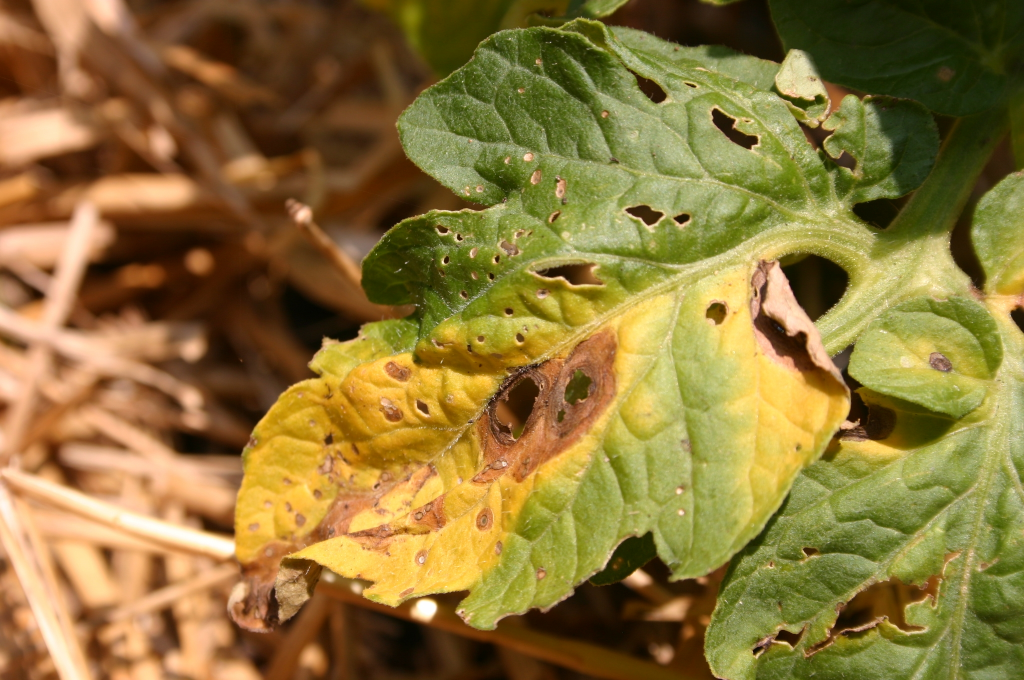
#> input picture sample_data/tomato-early-blight-11.jpg, 2048 x 1360 px (shown at 1/2 size)
$ jupyter execute slic.ipynb
#> lines starting #> are read from the running program, lines starting #| are printed output that depends on the picture; after the words box and inside, x2 and y2 are one past the last pixel; in counts of white or black regions, pixels touching at a corner belong together
[cell 1]
path = 'sample_data/tomato-early-blight-11.jpg'

SLIC SEGMENTATION

[cell 2]
# import the necessary packages
from skimage.segmentation import slic
from skimage.segmentation import mark_boundaries
from skimage.util import img_as_float
from skimage import io,color
import matplotlib.pyplot as plt
import cv2
import numpy as np

# load the image and convert it to a floating point data type
# path = 'dataset/train/Leaf_Mold/0adab1d4-5696-4cd8-8453-3931b70e856d___Crnl_L.Mold 8689.JPG'
# path = 'dataset/train/healthy/000146ff-92a4-4db6-90ad-8fce2ae4fddd___GH_HL Leaf 259.1.JPG'
# image = img_as_float(io.imread(path))
image = cv2.imread(path)
#> image is the input picture: shape (1360, 2048, 3); mean B, G, R 58.1, 118.1, 141.8
image = cv2.resize(image, (180,180))
#> image: shape (180, 180, 3)

numSegments = 300
segments = slic(image, n_segments = numSegments, sigma = 10, compactness=10)
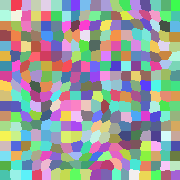
#> segments: shape (180, 180) int64; 324 distinct labels, from 1 to 324; one colour per label, 0 black
fig = plt.figure("Superpixels -- %d segments" % (numSegments))

fig, axs = plt.subplots(1, 6, figsize=(30,15))
# [6 lines of commented-out code are left out]
print(segments.shape)
#| (180, 180)

# convert all superpixels to mean color
out = color.label2rgb(segments, image, kind='avg')
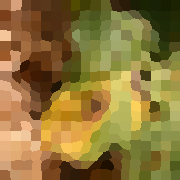
#> out: shape (180, 180, 3); mean B, G, R 57.4, 117.4, 141.1
# ax = fig.add_subplot(, 2, 2)
axs[0].imshow(out)

gray = cv2.cvtColor(out, cv2.COLOR_BGR2GRAY)
axs[1].imshow(gray, cmap='gray')

# contrast optimization
histeq = cv2.equalizeHist(gray)
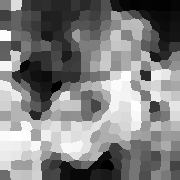
#> histeq: shape (180, 180); min 0, max 255, mean 128.1
axs[2].imshow(histeq, cmap='gray')

clahe = cv2.createCLAHE(clipLimit=10.0, tileGridSize=(8,8))
gray = clahe.apply(gray)
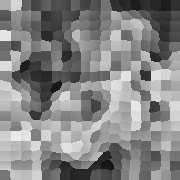
#> gray: shape (180, 180); min 19, max 234, mean 132.4
axs[3].imshow(gray, cmap='gray')

binary = cv2.inRange(gray, 0, 255)
#> binary: shape (180, 180); every value is 255
# contours, _ = cv2.findContours(binary, cv2.RETR_EXTERNAL, cv2.CHAIN_APPROX_SIMPLE)
# contours = cv2.drawContours(gray, contours, -1, (0, 255, 0), 3)
# print(contours.shape)

ret, thresh = cv2.threshold(gray, 0, 255, cv2.THRESH_OTSU)
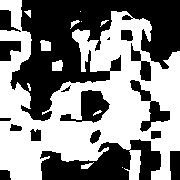
#> thresh: shape (180, 180); 52.1% white; 17 black regions (1 under 20 px), largest, box (x1, y1, x2, y2) and area: (10, 0, 180, 121) 9413, (40, 139, 161, 180) 2956, (60, 90, 110, 123) 780
#> ret = 130
axs[4].imshow(thresh)
final = cv2.bitwise_and(image, image, mask=thresh)
axs[5].imshow(cv2.cvtColor(final, cv2.COLOR_BGR2RGB))


plt.show()
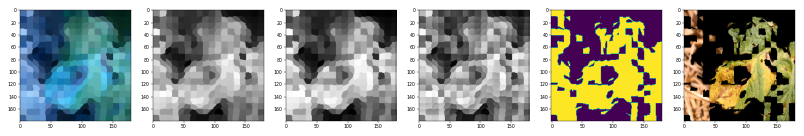
#> figure drawn by matplotlib, 6 panels; B, G, R data is drawn as R, G, B

MEAN SHIFT ON RESULT

[cell 3]
import cv2
import numpy as np
import matplotlib.pyplot as plt
from PIL import Image, ImageFilter

img = final.copy()
# final1 = cv2.bitwise_and(img, img, mask=mask1_opening)
final1 = img

fig, axs = plt.subplots(2, 5, figsize=(30,15))
fig.suptitle(path, size='xx-large')
# plt.subplot(1, 9, 1), plt.imshow(cv2.cvtColor(img, cv2.COLOR_BGR2RGB)), plt.title("Original")
axs[0][0].imshow(cv2.cvtColor(image, cv2.COLOR_BGR2RGB))
axs[0][0].set_title('Original')
# plt.subplot(1, 9, 5), plt.imshow(cv2.cvtColor(final1, cv2.COLOR_BGR2RGB), ), plt.title("Final1")
axs[0][1].imshow(cv2.cvtColor(final1, cv2.COLOR_BGR2RGB))
axs[0][1].set_title('final1')


# MEAN SHIFT ---------------------------------------------------------------------------------------------------
from sklearn.cluster import MeanShift, estimate_bandwidth
# plt.imshow(mask1)
# saving the image shape
shape = final1.shape
#> shape = (180, 180, 3)
# reshaping image
reshape_img = np.reshape(final1, [-1, 3])
bandwidth = estimate_bandwidth(reshape_img, quantile=0.1, n_samples=100)
#> bandwidth = 24.4
bandwidth
msc = MeanShift(bandwidth=bandwidth, bin_seeding=True)
msc.fit(reshape_img)
print("shape of labels : %d" % msc.labels_.shape)
#| shape of labels : 32400
print( msc.cluster_centers_.shape)
#| (11, 3)
print("number of estimated clusters : %d" % len(np.unique(msc.labels_)))
#| number of estimated clusters : 11
labels = msc.labels_
result_image = np.reshape(labels, shape[:2])
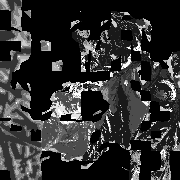
#> result_image: shape (180, 180) int64; min 0, max 10, mean 1.87; drawn with min black and max white
clusters = result_image.copy()
_, result_image = cv2.threshold(result_image.astype(np.uint8), 0, 255, cv2.THRESH_BINARY)
#> result_image: shape (180, 180); 52% white; 19 black regions (3 under 20 px), largest, box (x1, y1, x2, y2) and area: (10, 0, 180, 121) 9431, (40, 139, 161, 180) 2956, (60, 90, 110, 123) 780

# plt.subplot(1, 9, 6), plt.imshow(clusters), plt.title("Mean Shift")
axs[1][0].imshow(clusters)
axs[1][0].set_title('Mean Shift')
mask = cv2.inRange(clusters.astype(np.uint8), len(np.unique(msc.labels_))/4, len(np.unique(msc.labels_)))
#> mask: shape (180, 180); 29.1% white; 188 white regions (142 under 20 px), largest, box (x1, y1, x2, y2) and area: (2, 76, 118, 180) 4568, (120, 75, 151, 140) 720, (6, 0, 32, 49) 499
final = cv2.erode(mask, np.ones((9,9), np.uint8), iterations = 1)
#> final: shape (180, 180); 1.4% white; 14 white regions (9 under 20 px), largest, box (x1, y1, x2, y2) and area: (43, 123, 61, 147) 154, (56, 97, 63, 114) 99, (135, 103, 145, 119) 82, (82, 127, 91, 134) 28, (0, 72, 5, 78) 25
final = cv2.bitwise_and(final1, final1, mask=mask)
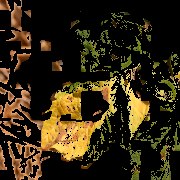
#> final: shape (180, 180, 3); mean B, G, R 17, 39.5, 50
# [10 lines of commented-out code are left out]
axs[1][1].imshow(cv2.cvtColor(final, cv2.COLOR_BGR2RGB))
axs[1][1].set_title('Mean Shift Mask')
# # plt.show()


# K MEANS ---------------------------------------------------------------------------------------------------
# Reshape image to 2D array of pixels
final1_hsv = final1.copy()
final1_hsv = cv2.cvtColor(final1, cv2.COLOR_BGR2HSV)
#> final1_hsv: shape (180, 180, 3); mean H, S, V 12.1, 76, 96.4
pixel_values = final1.reshape((-1,3))
# Convert to float32
pixel_values = np.float32(pixel_values)
# Define k (number of clusters)
k = 2
# Define criteria and perform kmeans clustering
criteria = (cv2.TERM_CRITERIA_EPS + cv2.TERM_CRITERIA_MAX_ITER, 100, 0.2) #or 10, 1.0
_, labels, centers = cv2.kmeans(pixel_values, k, None, criteria, 10, cv2.KMEANS_RANDOM_CENTERS)
#> centers = [[1.07, 4.69, 6.6], [89.5, 164.8, 191.3]]
# Convert back to 8-bit
centers = np.uint8(centers)
#> centers = [[1, 4, 6], [89, 164, 191]]
# Reshape labels to original image shape
labels = labels.reshape((img.shape[0], img.shape[1]))
#> labels: shape (180, 180) int32; values 0 (black) and 1 (white), 47.9% white; 20 white regions (14 under 20 px), largest, box (x1, y1, x2, y2) and area: (0, 0, 180, 180) 14998, (124, 150, 141, 180) 262, (40, 40, 50, 51) 81, (55, 61, 63, 71) 52, (24, 10, 31, 18) 31, (93, 110, 102, 116) 21
# Create mask for foreground and background
mask0 = (labels == 0)
mask1 = (labels == 1)
background = cv2.bitwise_and(img, img, mask=mask1.astype(np.uint8))
foreground = cv2.bitwise_and(img, img, mask=mask0.astype(np.uint8))

# plt.subplot(1, 9, 8), plt.imshow(mask0), plt.title("Mask 0")
axs[1][2].imshow(mask0)
axs[1][2].set_title('KMEANSMask0')
# plt.subplot(1, 9, 9), plt.imshow(mask1), plt.title("Mask 1")
axs[1][3].imshow(mask1)
axs[1][3].set_title('KMEANSMask1')


# COLOR THRESHOLD TO GET DISEASE --------------------------------------------------------------------------------------
leaf = final1.copy()
# remove shadows
leaf = cv2.cvtColor(img, cv2.COLOR_BGR2LAB)
#> leaf: shape (180, 180, 3); mean of channels 0, 1, 2 86.6, 128.5, 149.2
leaf_shadow_mask = cv2.inRange(leaf[:,:,0], 50*2.55, 100*2.55)
#> leaf_shadow_mask: shape (180, 180); 43% white; 50 white regions (37 under 20 px), largest, box (x1, y1, x2, y2) and area: (0, 11, 180, 180) 12904, (6, 0, 22, 25) 190, (72, 30, 89, 52) 166
leaf = cv2.bitwise_and(final1, final1, mask=leaf_shadow_mask)
# remove lesions
leaf_rgb = leaf.copy()
leaf_rgb = cv2.cvtColor(leaf_rgb, cv2.COLOR_BGR2RGB)
leaf = cv2.cvtColor(img, cv2.COLOR_BGR2LAB)
# leaf_mask = cv2.inRange(leaf[:,:,1], -8+128, 100+128)
leaf_mask = cv2.inRange(cv2.equalizeHist( leaf[:,:,1] ), 110, 100+128)
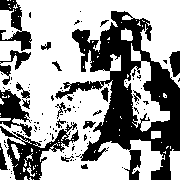
#> leaf_mask: shape (180, 180); 62.1% white; 105 black regions (84 under 20 px), largest, box (x1, y1, x2, y2) and area: (55, 11, 180, 180) 7996, (0, 122, 79, 180) 1438, (0, 89, 32, 137) 710

diseased = cv2.bitwise_and(final1, final1, mask=leaf_mask)
axs[1][4].set_title('Color Threshold')
axs[1][4].imshow(cv2.cvtColor(diseased, cv2.COLOR_BGR2RGB))
# axs[1][4].imshow(cv2.bitwise_and(leaf_rgb, leaf_rgb, mask=leaf_mask))

plt.show()
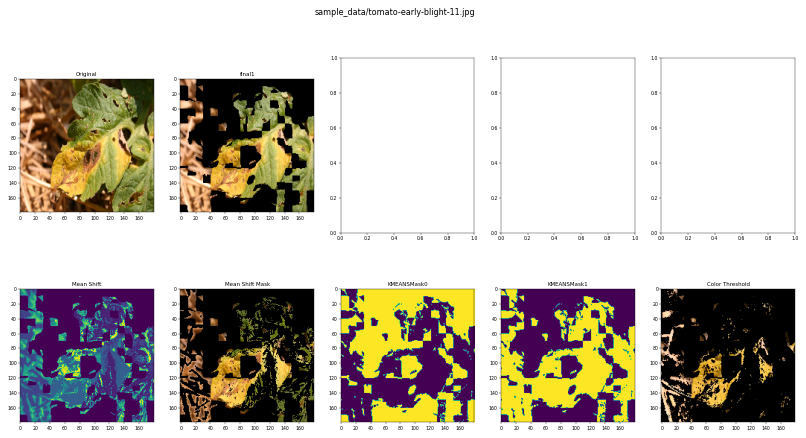
#> figure drawn by matplotlib, 7 panels

code to perform mean shift clustering on an image, then assign each cluster to its mean color

uses mean shift to separate foreground from background, assigns each cluster to mean color, then performs otsu on the grayscale image

[cell 4]
import numpy as np
from sklearn.cluster import MeanShift, estimate_bandwidth
import matplotlib.pyplot as plt
import cv2

# Read the image and resize it
img = cv2.imread(path)
img = cv2.resize(img, (180, 180))
img = cv2.cvtColor(img, cv2.COLOR_BGR2HSV)
#> img: shape (180, 180, 3); mean H, S, V 22.7, 169.5, 144.3

# Get the image shape
rows, cols, channels = img.shape
#> rows = 180; cols = 180; channels = 3

# Reshape the image
img_reshape = img.reshape(rows * cols, channels)

# Estimate bandwidth for MeanShift
bandwidth = estimate_bandwidth(img_reshape, quantile=0.1)

# Perform MeanShift clustering
ms = MeanShift(bandwidth=bandwidth, bin_seeding=True)
ms.fit(img_reshape)

# Get the cluster labels and cluster centers
labels = ms.labels_
centers = ms.cluster_centers_

# Assign each pixel to its mean color
result_image = np.zeros_like(img)
for i in range(rows):
    for j in range(cols):
        label = labels[i * cols + j]
        result_image[i, j, :] = centers[label]

# Plot the original and result images side by side
meanshift = np.reshape(labels, shape[:2])
fig, axs = plt.subplots(1, 7, figsize=(10, 5))
axs[0].imshow(cv2.cvtColor(img, cv2.COLOR_HSV2RGB))
axs[0].set_title('Original Image')
axs[1].imshow(meanshift)
axs[1].set_title('Mean Shift')
axs[2].imshow(result_image)
axs[2].set_title('MeanShift Clustering Result')

# result_image = cv2.cvtColor(result_image, cv2.COLOR_HSV2BGR)

ret, thresh = cv2.threshold(cv2.cvtColor(result_image, cv2.COLOR_BGR2GRAY), 0, 255, cv2.THRESH_OTSU)
axs[3].imshow(thresh)
axs[3].set_title('Otsu on Mean Shift')
# [4 lines of commented-out code are left out]

clahe = cv2.createCLAHE(clipLimit=10.0, tileGridSize=(8,8))
claheopt = clahe.apply(result_image[:,:,1])
ret, thresh_clip = cv2.threshold(claheopt, 0, 255, cv2.THRESH_OTSU)
thresh_clip = cv2.dilate(thresh_clip, kernel=np.ones((10,10), np.uint8()))

axs[4].imshow(thresh_clip)
axs[4].set_title('After Clipping')

histeq = cv2.equalizeHist(gray)
ret, thresh_original = cv2.threshold(cv2.cvtColor(img, cv2.COLOR_BGR2GRAY), 0, 255, cv2.THRESH_OTSU)

# Apply Canny edge detection
edges = cv2.Canny(cv2.cvtColor(img, cv2.COLOR_BGR2GRAY), 100, 200)

axs[5].imshow(thresh_original)
axs[5].set_title('Otsu on Original')

rgb = cv2.cvtColor(img, cv2.COLOR_HSV2RGB)
final = cv2.bitwise_and(rgb, rgb, mask=thresh_clip)
axs[6].imshow(final)

plt.show()
